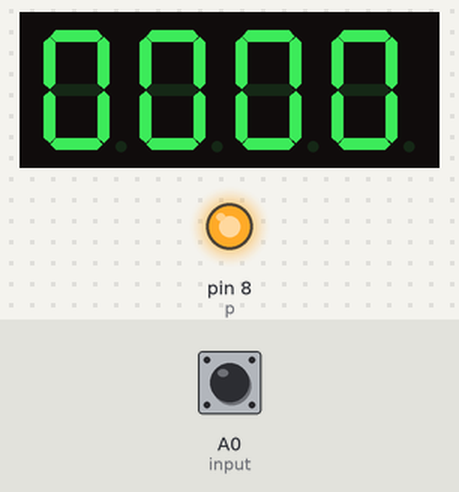
Recording of a sketch running on a simulated Arduino Uno, built with avr-gcc and run on an emulated ATmega328P. Shown: 4-digit seven-segment display, output pins drawn as LEDs (lit = HIGH). Wiring (inferred from the names in the program): 4-digit 7-segment display, segments lit when LOW: segments pin 1, pin 2, pin 3, pin 4, pin 5, pin 6, pin 7; digit selects pin 9, pin 10, pin 11, pin 12. Inputs (shaded band) come from the test bench; at power-on: A0 (input) HIGH. The segment pins are drawn as the display they are named for; pins used as bus, display or sensor lines are not drawn.

Above: at 1.2 s.
1.3 s: A0 (input) pulled LOW for 3.2 s
At 4.9 s:
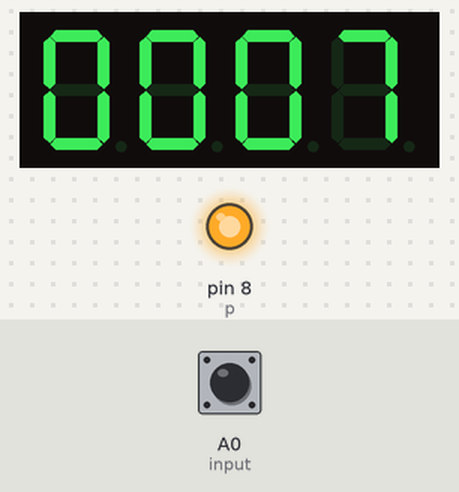
6.0 s: A0 (input) pulled LOW for 0.15 s
At 6.7 s:
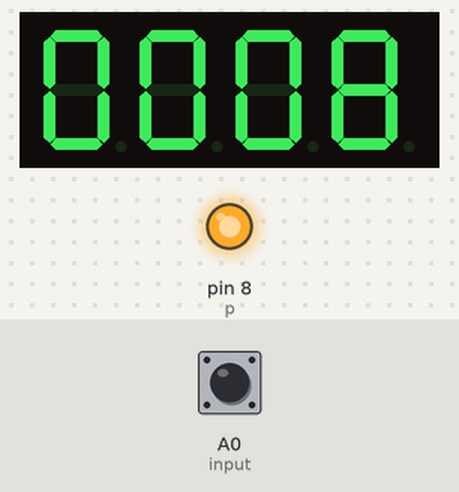
7.6 s: A0 (input) pulled LOW for 1 s
At 9.0 s:
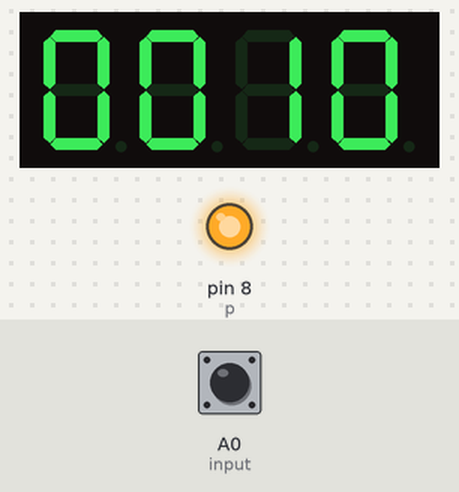
10.1 s: A0 (input) pulled LOW for 0.15 s
At 10.5 s:
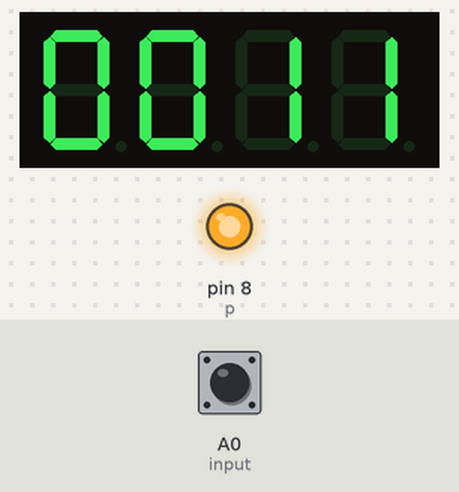
Timing chart, 0 to 12.7 s (numbered marks = the images above; inputs shaded):
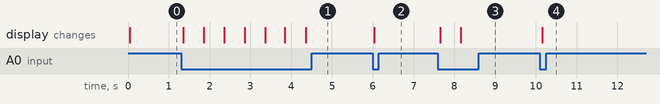

The sketch:

lat5_pushButton.ino
```cpp
// segments
int a = 1; //a
int b = 2;
int c = 3;
int d = 4;
int e = 5;
int f = 6;
int g = 7;
int p = 8; //p

// digits
int d4 = 12;
int d3 = 11;
int d2 = 10;
int d1 = 9;

// other
#define input A0
int count = 0;
int cur;

void setup() {
  pinMode(d1, OUTPUT);
  pinMode(d2, OUTPUT);
  pinMode(d3, OUTPUT);
  pinMode(d4, OUTPUT);
  pinMode(a, OUTPUT);
  pinMode(b, OUTPUT);
  pinMode(c, OUTPUT);
  pinMode(d, OUTPUT);
  pinMode(e, OUTPUT);
  pinMode(f, OUTPUT);
  pinMode(g, OUTPUT);
  pinMode(p, OUTPUT);
  pinMode(input, INPUT_PULLUP);
  number(1,1,1,1,1,1,0);
  clearLEDs();

  TCCR1A = 0;
  TCCR1B = 1;
  TCNT1 = 0;
  TIMSK1 = 1;
}

ISR(TIMER1_OVF_vect){
  clearLEDs();
  pickDigit(cur);
  cur = (cur %4) +1;
}

void loop() {
  if(digitalRead(input)==LOW){
    count++;
    if(count > 9999){
      count = 0;
    }
    delay(500);
  }
}

void pickDigit(int x){
  switch(x){
    case 1:
      setNum(count/1000);
      digitalWrite(d1, HIGH);
      break;
    case 2:
      setNum((count/100) % 10);
      digitalWrite(d2, HIGH);
      break;
    case 3:
      setNum((count/10) % 10);
      digitalWrite(d3, HIGH);
      break;
    default:
      setNum(count % 10);
      digitalWrite(d4, HIGH);
      break;
  }
}

void clearLEDs(){
  digitalWrite(d1, LOW);
  digitalWrite(d2, LOW);
  digitalWrite(d3, LOW);
  digitalWrite(d4, LOW);
}

void number(int aa, int bb, int cc, int dd, int ee, int ff, int gg){
  // segment aktif low
  digitalWrite(a, !aa);
  digitalWrite(b, !bb);
  digitalWrite(c, !cc);
  digitalWrite(d, !dd);
  digitalWrite(e, !ee);
  digitalWrite(f, !ff);
  digitalWrite(g, !gg);
  digitalWrite(p, 1);
}

void setNum(int x){
  switch(x){
    case 0:
      number(1,1,1,1,1,1,0);
      break;
    case 1:
      number(0,1,1,0,0,0,0);
      break;
    case 2:
      number(1,1,0,1,1,0,1);
      break;
    case 3:
      number(1,1,1,1,0,0,1);
      break;
    case 4:
      number(0,1,1,0,0,1,1);
      break;
    case 5:
      number(1,0,1,1,0,1,1);
      break;
    case 6:
      number(1,0,1,1,1,1,1);
      break;
    case 7:
      number(1,1,1,0,0,0,0);
      break;
    case 8:
      number(1,1,1,1,1,1,1);
      break;
    case 9:
      number(1,1,1,1,0,1,1);
      break;
  }
}
```

Measured:
- after the input at 1.3 s, the display: first changes after 0.06 s (image 1 shows a later state)
- after the input at 6.0 s, the display: changes at once (image 2)
- after the input at 7.6 s, the display: first changes after 0.06 s (image 3 shows a later state)
- after the input at 10.1 s, the display: changes after 0.06 s (image 4)
